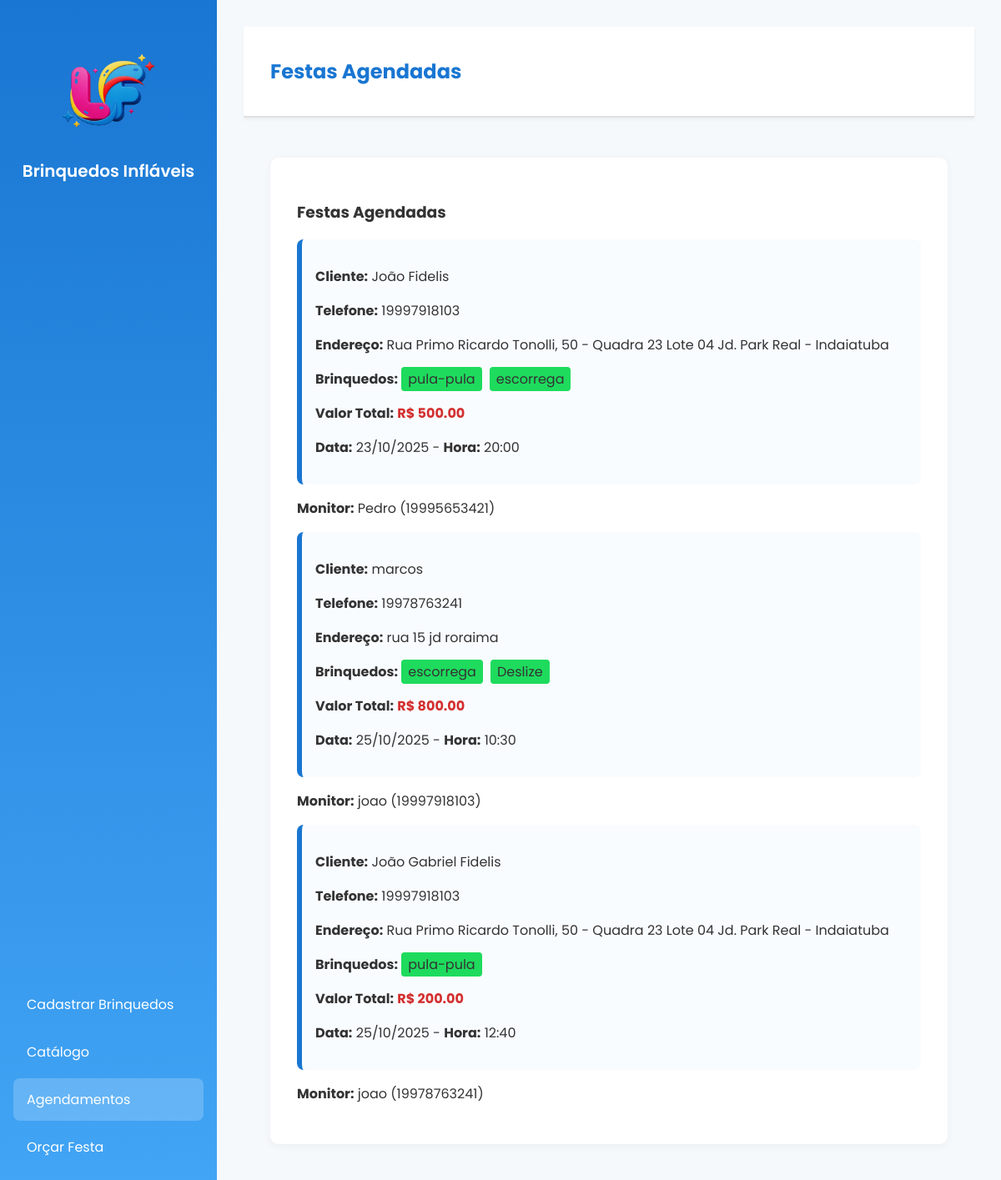
Page /agendamentos on the earlier database version.
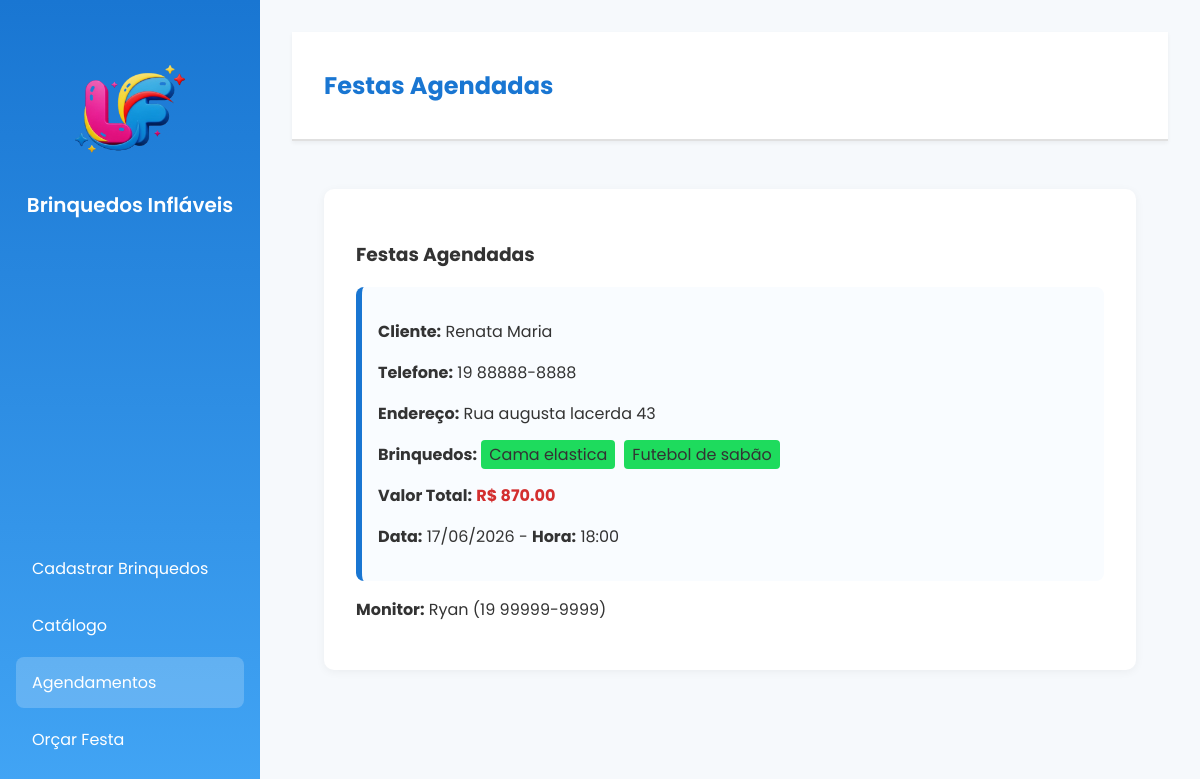
Same page on the later database version.
### storage.py (models this page shows)
class Orcamento(db.Model):
    id = db.Column(db.Integer, primary_key=True)
    nome_cliente = db.Column(db.String(100), nullable=False)
    telefone = db.Column(db.String(20))
    endereco = db.Column(db.String(200))
    brinquedos = db.relationship('Brinquedo', secondary='orcamento_brinquedo')
    valor_total = db.Column(db.Float, nullable=False)
    agendado = db.Column(db.Boolean, default=False)
    data_festa = db.Column(db.Date, nullable=True)
    hora_festa = db.Column(db.Time, nullable=True)
    monitor_id = db.Column(db.Integer, db.ForeignKey('monitor.id'), nullable=True)
    monitor = db.relationship('Monitor', backref='orcamentos')

class Brinquedo(db.Model):
    id = db.Column(db.Integer, primary_key=True)
    nome = db.Column(db.String(100), nullable=False)
    tamanho = db.Column(db.String(50))
    preco = db.Column(db.Float, nullable=False)
    faixa_etaria = db.Column(db.String(50))
    caminho_imagem = db.Column(db.String(200))

class Monitor(db.Model):
    id = db.Column(db.Integer, primary_key=True)
    nome = db.Column(db.String(100), nullable=False)
    telefone = db.Column(db.String(20))
    disponibilidade = db.Column(db.Boolean, default=True)  # True = disponível

### routes.py (the view)
@app.route('/agendamentos')
def pagina_agendamentos():
    agendados = Orcamento.query.filter_by(agendado=True).all()
    page_content = render_template('agendamentos.html', agendados=agendados)
    return render_template(
        'home.html',
        active_page='agendamentos',
        page_title='Festas Agendadas',
        page_content=page_content
    )

### templates/agendamentos.html
<div class="card">
    <h3>Festas Agendadas</h3>
    {% for orcamento in agendados %}
    <div class="agendamento">
        <p><strong>Cliente:</strong> {{ orcamento.nome_cliente }}</p>
        <p><strong>Telefone:</strong> {{ orcamento.telefone }}</p>
        <p><strong>Endereço:</strong> {{ orcamento.endereco }}</p>
        <p><strong>Brinquedos:</strong>
            {% for b in orcamento.brinquedos %}
            <span class="tag">{{ b.nome }}</span>
            {% endfor %}
        </p>
        <p><strong>Valor Total:</strong> <span class="valor">R$ {{ "%.2f"|format(orcamento.valor_total) }}</span></p>
        <p><strong>Data:</strong> {{ orcamento.data_festa.strftime('%d/%m/%Y') }} -
           <strong>Hora:</strong> {{ orcamento.hora_festa.strftime('%H:%M') }}</p>
    </div>
    <p><strong>Monitor:</strong>
  {% if orcamento.monitor %}
    {{ orcamento.monitor.nome }} ({{ orcamento.monitor.telefone }})
  {% else %}
    <em>Sem monitor atribuído</em>
  {% endif %}
</p>
    {% else %}
    <p class="no-data">Nenhum agendamento feito.</p>
    {% endfor %}
</div>

### templates/home.html (shortened to what this page needs)
<!DOCTYPE html>
<html lang="pt-br">
<head>
    <link rel="stylesheet" href="{{ url_for('static', filename='style.css') }}">
</head>
<body>
    <div class="container">
        <aside class="sidebar">
            <div class="logo">
                <img src="{{ url_for('static', filename='imagens/logo.png') }}" alt="Logo Brinquedos Infláveis">
                <h1>Brinquedos Infláveis</h1>
            </div>
            <nav>
                <a href="/admin" class="{{ 'active' if active_page == 'admin' else '' }}"> Cadastrar Brinquedos</a>
                <a href="/usuario" class="{{ 'active' if active_page == 'usuario' else '' }}"> Catálogo</a>
                <a href="/agendamentos" class="{{ 'active' if active_page == 'agendamentos' else '' }}"> Agendamentos</a>
                <a href="/orcamentos" class="{{ 'active' if active_page == 'orcamentos' else '' }}"> Orçar Festa</a>
            </nav>
        </aside>
        <main class="content">
            <header class="page-header">
                <h2>{{ page_title }}</h2>
            </header>
            <section class="page-content">
                {{ page_content|safe }}
            </section>
        </main>
    </div>
</body>
</html>

### static/style.css (style rules this page uses)
body { margin: 0; font-family: 'Poppins', sans-serif; background: #f6f9fc; color: #333; }
.container { display: flex; min-height: 100vh; }
.sidebar { width: 260px; background: linear-gradient(180deg, #1976d2, #42a5f5); color: white; padding: 2rem 1rem; display: flex; flex-direction: column; justify-content: space-between; }
.sidebar .logo { text-align: center; padding-bottom: 1rem; }
.sidebar .logo img { max-width: 150px; height: auto; display: block; margin: 0 auto; transition: transform 0.3s ease; cursor: pointer; }
.sidebar .logo h1 { margin-top: 0.5rem; color: white; font-weight: 600; font-size: 1.25rem; }
.sidebar { display: flex; flex-direction: column; justify-content: flex-start; padding: 2rem 1rem; height: 100vh; box-sizing: border-box; }
.sidebar nav { display: flex; flex-direction: column; margin-top: 2rem; }
.sidebar a { color: white; text-decoration: none; padding: 0.8rem 1rem; margin: 0.2rem 0; border-radius: 8px; transition: background 0.3s; }
.sidebar a:hover, .sidebar a.active { background: rgba(255, 255, 255, 0.2); }
.content { flex-grow: 1; padding: 2rem; }
.page-header { border-bottom: 2px solid #e0e0e0; margin-bottom: 1rem; }
.card { background: white; border-radius: 10px; padding: 2rem; box-shadow: 0 2px 10px rgba(0,0,0,0.05); }
.agendamento { background: #f9fcff; border-left: 6px solid #1976d2; padding: 1rem; border-radius: 8px; margin-bottom: 1rem; }
.tag { background: #1edb5d; padding: 0.2rem 0.5rem; border-radius: 4px; margin-right: 0.3rem; }
.valor { color: #d32f2f; font-weight: bold; }
html, body { margin: 0; padding: 0; height: 100%; overflow: hidden; font-family: 'Poppins', sans-serif; background: #f6f9fc; }
.container { display: flex; height: 100vh; width: 100vw; }
.sidebar { position: fixed; left: 0; top: 0; width: 260px; height: 100vh; background: linear-gradient(180deg, #1976d2, #42a5f5); color: white; display: flex; flex-direction: column; justify-content: space-between; padding: 2rem 1rem; box-sizing: border-box; }
.content { margin-left: 260px; width: calc(100vw - 260px); height: 100vh; display: flex; flex-direction: column; overflow: hidden; }
.page-header { flex-shrink: 0; background: white; border-bottom: 2px solid #e0e0e0; padding: 1rem 2rem; font-weight: 600; color: #1976d2; box-shadow: 0 2px 4px rgba(0, 0, 0, 0.05); position: sticky; top: 0; z-index: 10; }
.page-content { flex-grow: 1; overflow-y: auto; padding: 2rem; box-sizing: border-box; }

Differences in the rows shown:
removed Orcamento: nome_cliente "marcos", telefone "19978763241", endereco "rua 15 jd roraima", valor_total "800.00", data_festa "25/10/2025", hora_festa "10:30", monitor.nome "joao", monitor.telefone "19997918103", Brinquedo (nome "escorrega")
removed Brinquedo: nome "Deslize", shown under "marcos"
removed Orcamento: nome_cliente "João Gabriel Fidelis", telefone "19997918103", endereco "Rua Primo Ricardo Tonolli, 50 - Quadra 23 Lote 04 Jd. Park Real - Indaiatuba", valor_total "200.00", data_festa "25/10/2025", hora_festa "12:40", monitor.nome "joao", monitor.telefone "19978763241", Brinquedo (nome "pula-pula")
changed Orcamento: nome_cliente "João Fidelis" → "Renata Maria"; telefone "19997918103" → "19 88888-8888"; endereco "Rua Primo Ricardo Tonolli, 50 - Quadra 23 Lote 04 Jd. Park Real - Indaiatuba" → "Rua augusta lacerda 43"; valor_total "500.00" → "870.00"; data_festa "23/10/2025" → "17/06/2026"; hora_festa "20:00" → "18:00"; monitor.nome "Pedro" → "Ryan"; monitor.telefone "19995653421" → "19 99999-9999"
changed Brinquedo: nome "pula-pula" → "Cama elastica"
changed Brinquedo: nome "escorrega" → "Futebol de sabão"
